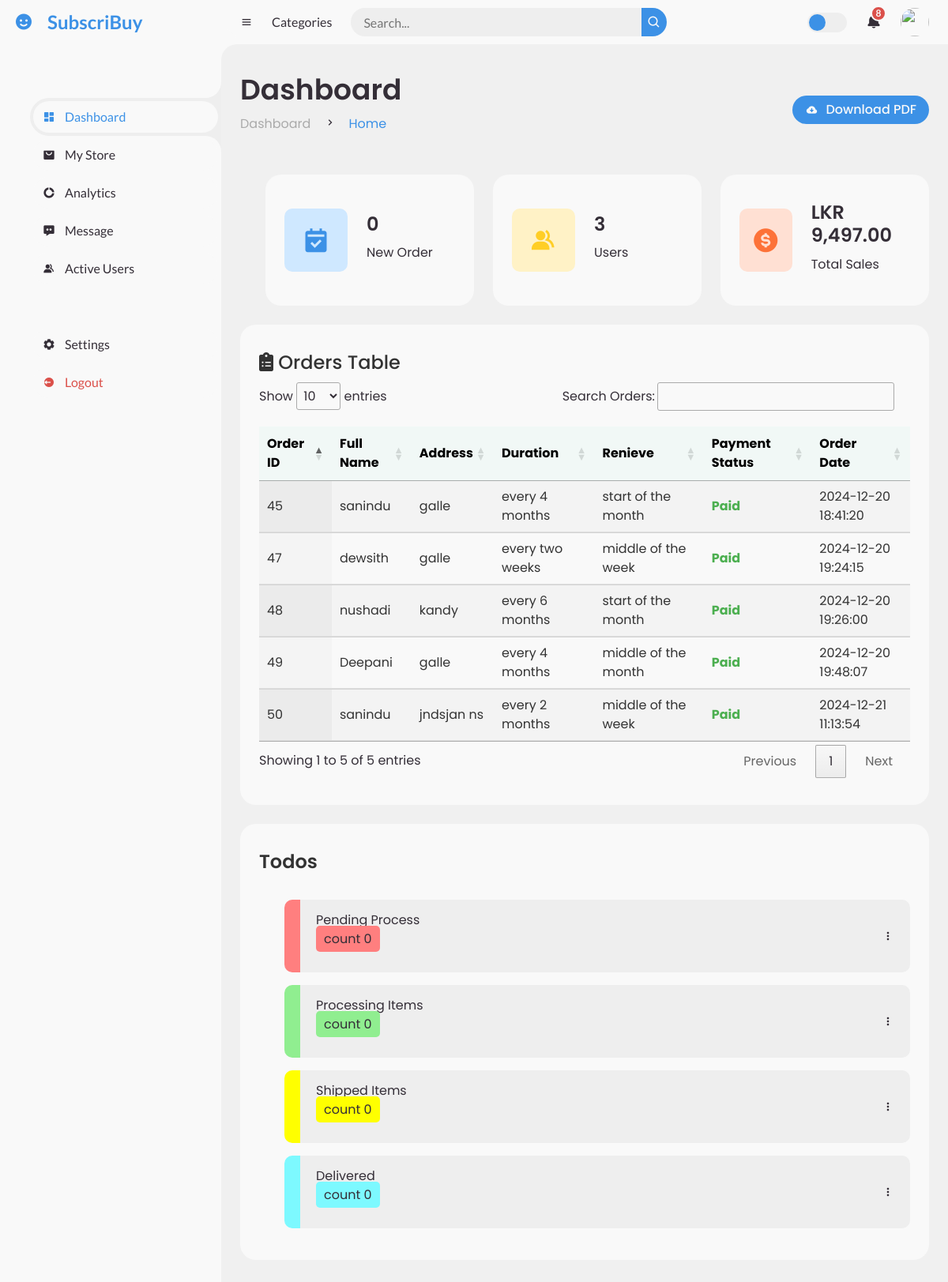
Page /admin/index.php on the earlier database version.
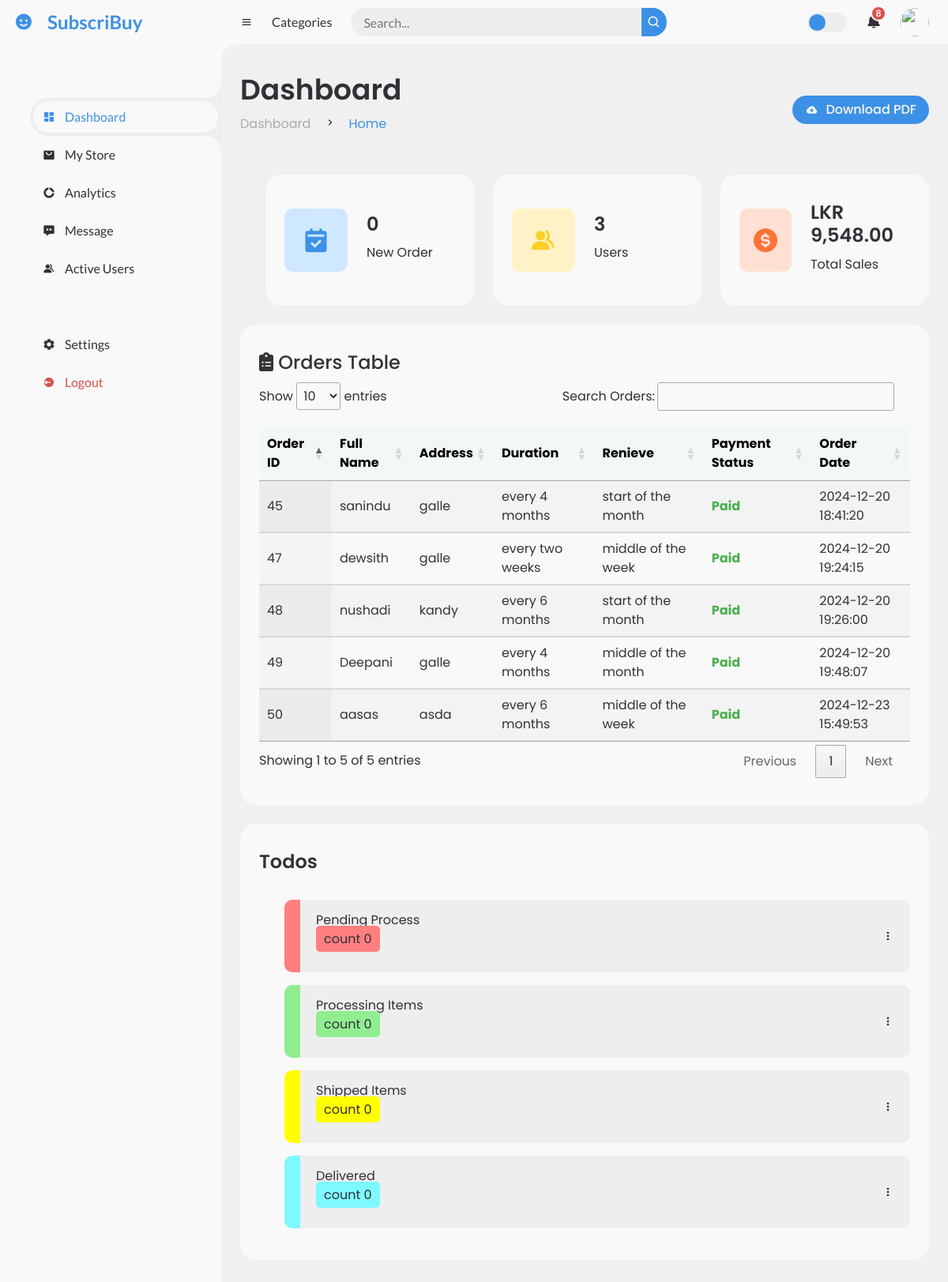
Same page on the later database version.
### tables this page shows
CREATE TABLE `orders` (
  `id` int(11) NOT NULL,
  `c_id` varchar(11) NOT NULL,
  `fullname` varchar(255) NOT NULL,
  `email` varchar(255) NOT NULL,
  `address` text NOT NULL,
  `duration` varchar(50) DEFAULT NULL,
  `renieve` varchar(255) DEFAULT NULL,
  `total_price` decimal(10,2) NOT NULL,
  `payment_status` enum('pending','paid','failed') DEFAULT 'pending',
  `transaction_id` varchar(255) DEFAULT NULL,
  `order_date` timestamp NOT NULL DEFAULT current_timestamp(),
  `order_status` varchar(20) DEFAULT 'toPay',
  `start_date` date NOT NULL,
  `end_date` date NOT NULL,
  `tracking_id` varchar(12) NOT NULL
);

### admin/index.php (the view, shortened to what the changed rows need)
<?php
include('admin-header.php');
?>
<?php
include '../dbase.php';
$query = "SELECT COUNT(*) AS pending_count FROM orders WHERE order_status = 'pending'";
$result = $conn->query($query);
if ($row = $result->fetch_assoc()) {
    $pending_count = $row['pending_count'];
}
$query = "SELECT COUNT(*) AS processing_count FROM orders WHERE order_status = 'recived'";
$result = $conn->query($query);
if ($row = $result->fetch_assoc()) {
    $processing_count = $row['processing_count'];
}
$query = "SELECT COUNT(*) AS shipped_count FROM orders WHERE order_status = 'processed'";
$result = $conn->query($query);
if ($row = $result->fetch_assoc()) {
    $shipped_count = $row['shipped_count'];
}
$query = "SELECT COUNT(*) AS delivered_count FROM orders WHERE order_status = 'shipped'";
$result = $conn->query($query);
if ($row = $result->fetch_assoc()) {
    $delivered_count = $row['delivered_count'];
}
$query = "SELECT COUNT(c_id) AS customer_count FROM customers";
$result = $conn->query($query);
if ($result && $row = $result->fetch_assoc()) {
    $customer_count = $row['customer_count'];
}
$current_month = date('m');
$current_year = date('Y');
$query = "
    SELECT SUM(total_price) AS total_sales
    FROM orders
    WHERE payment_status = 'paid'
    AND MONTH(order_date) = $current_month
    AND YEAR(order_date) = $current_year
";
$result = $conn->query($query);
$total_sales = 0;
if ($result && $row = $result->fetch_assoc()) {
    $total_sales = $row['total_sales'] ? $row['total_sales'] : 0;
}
$query = "SELECT id, fullname, address, duration, renieve, payment_status, order_date FROM orders";
$result = $conn->query($query);
?>
    <link rel="stylesheet" href="https://cdn.datatables.net/1.13.6/css/jquery.dataTables.min.css">
    <link rel="stylesheet" href="https://cdnjs.cloudflare.com/ajax/libs/font-awesome/6.0.0/css/all.min.css">
    <main>
        <div class="head-title">
            <div class="left">
                <h1>Dashboard</h1>
            </div>
        </div>
        <ul class="box-info">
        <li>
            <span class="text">
                <h3>LKR <?php echo number_format($total_sales, 2); ?></h3>
                <p>Total Sales</p>
            </span>
        </li>
        </ul>
        <div class="table-data">
<div class="table-container">
    <table id="ordersTable" class="display">
        <thead>
            <tr>
                <th>Order ID</th>
                <th>Full Name</th>
                <th>Address</th>
                <th>Duration</th>
                <th>Renieve</th>
                <th>Payment Status</th>
                <th>Order Date</th>
            </tr>
        </thead>
        <tbody>
            <?php while ($row = $result->fetch_assoc()): ?>
                <tr>
                    <td><?php echo htmlspecialchars($row['id']); ?></td>
                    <td><?php echo htmlspecialchars($row['fullname']); ?></td>
                    <td><?php echo htmlspecialchars($row['address']); ?></td>
                    <td><?php echo htmlspecialchars($row['duration'] ?? 'N/A'); ?></td>
                    <td><?php echo htmlspecialchars($row['renieve'] ?? 'N/A'); ?></td>
                    <td class="status <?php echo strtolower($row['payment_status']); ?>">
                        <?php echo htmlspecialchars($row['payment_status']); ?>
                    </td>
                    <td><?php echo htmlspecialchars($row['order_date']); ?></td>
                </tr>
            <?php endwhile; ?>
        </tbody>
    </table>
</div>
        </div>
    </main>
</section>
</body>
</html>

Differences in the rows shown:
changed orders id 50: fullname "sanindu" → "aasas"; address "jndsjan ns" → "asda"; duration "every 2 months" → "every 6 months"; order_date "2024-12-21 11:13:54" → "2024-12-23 15:49:53"
Other differences:
$total_sales: "9,497.00" → "9,548.00"
